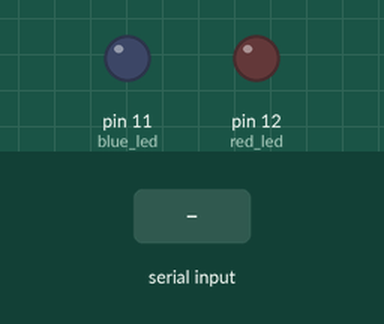
Bench run of a sketch on a simulated Arduino Uno, built with avr-gcc and run on an emulated ATmega328P. On the bench: output pins drawn as LEDs (lit = HIGH). Inputs (shaded band) come from the test bench. What the sketch prints to the serial monitor is not drawn.

Above: at 1.2 s.
1.3 s: "metal\n" received over Serial
At 1.6 s:
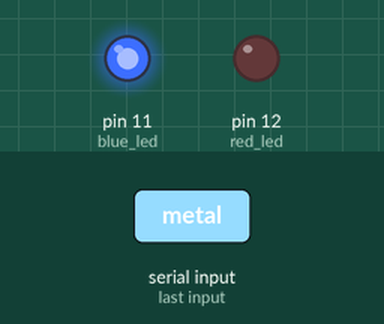
3.3 s: "plastic\n" received over Serial
At 3.7 s:
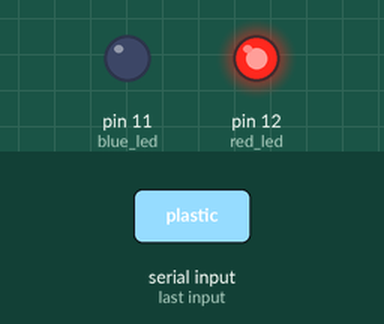
5.3 s: "other\n" received over Serial
At 5.7 s:
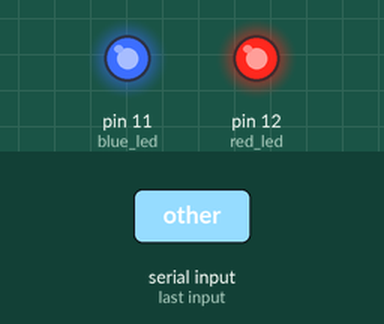
Timing chart, 0 to 8.3 s (numbered marks = the images above; inputs shaded):
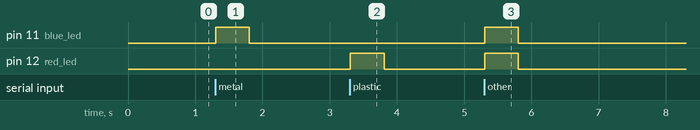

The sketch:

AIfinalproject.ino
```cpp
#include <stdio.h>
#include <Servo.h>

int blue_led = 11;
int red_led = 12;

void setup() {
  // Start the serial communication
  Serial.begin(9600);
  pinMode(blue_led, OUTPUT);
  pinMode(red_led, OUTPUT);
  Serial.println("Arduino is ready");
}

void loop() {
  // Check if data is available to read
  if (Serial.available() > 0) {
    // Read the incoming byte
    String incomingData = Serial.readStringUntil('\n');

    // You can add additional logic here to handle the received data
    if (incomingData == "metal") {
      // Do something for metal
      digitalWrite(blue_led, HIGH);
      delay(500);
      digitalWrite(blue_led, LOW);
    } else if (incomingData == "plastic") {
      //Do something for plastic
      digitalWrite(red_led, HIGH);
      delay(500);
      digitalWrite(red_led, LOW);
    } else if (incomingData == "other"){
      digitalWrite(red_led, HIGH);
      digitalWrite(blue_led, HIGH);
      delay(500);
      digitalWrite(red_led, LOW);
      digitalWrite(blue_led, LOW);
    }
  }
}
```

Measured:
- after the input at 1.3 s, pin 11 (blue_led): LOW → HIGH at once, → LOW 0.50 s later
- after the input at 3.3 s, pin 12 (red_led): LOW → HIGH at once, → LOW 0.50 s later
- after the input at 5.3 s, pin 11 (blue_led), pin 12 (red_led): LOW → HIGH at once, → LOW 0.50 s later
